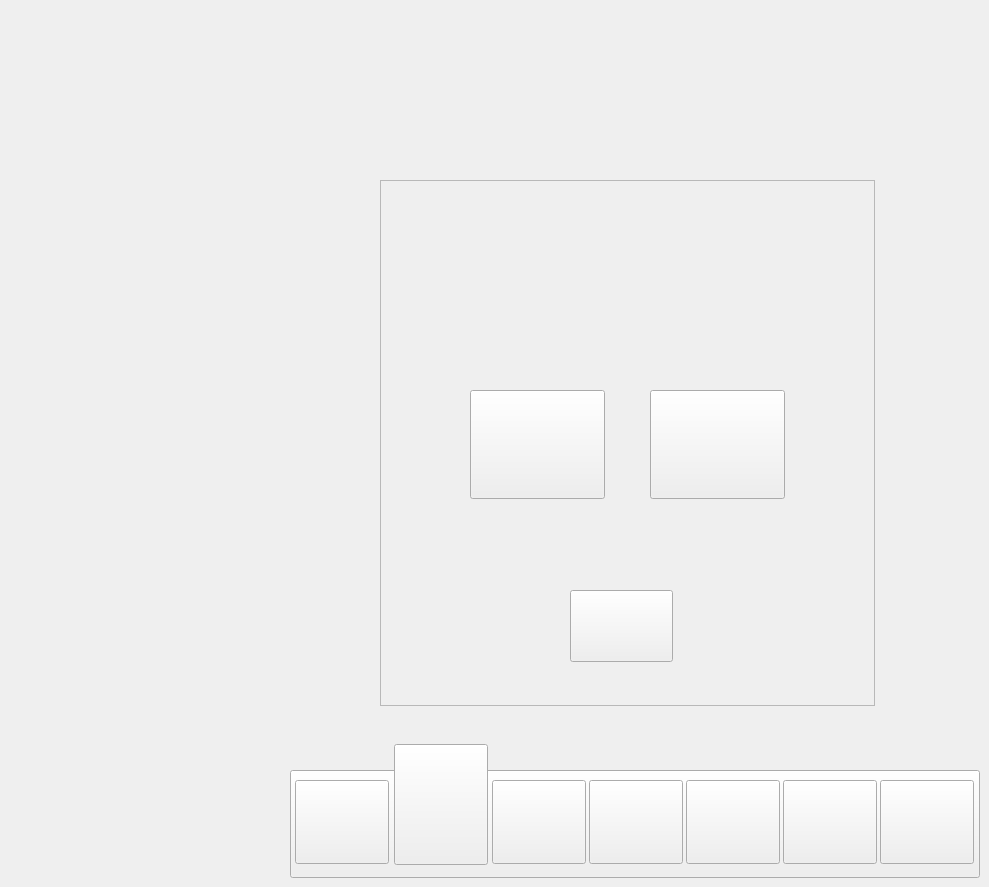
     <widget class="QWidget" name="DelaySetting02">
      <property name="styleSheet">
       <string notr="true">#DelaySetting02{

        border-image: url(:/PNG/New BG 2.jpg);
}</string>
      </property>
      <widget class="QFrame" name="frame_78">
       <property name="geometry">
        <rect>
         <x>380</x>
         <y>180</y>
         <width>495</width>
         <height>526</height>
        </rect>
       </property>
       <property name="styleSheet">
        <string notr="true">#frame_78{
border-image: url(:/PNG/Asset 21.png);
}</string>
       </property>
       <property name="frameShape">
        <enum>QFrame::Shape::StyledPanel</enum>
       </property>
       <property name="frameShadow">
        <enum>QFrame::Shadow::Raised</enum>
       </property>
       <widget class="QPushButton" name="CL_DS">
        <property name="geometry">
         <rect>
          <x>90</x>
          <y>210</y>
          <width>135</width>
          <height>109</height>
         </rect>
        </property>
        <property name="styleSheet">
         <string notr="true">#CL_DS{

        border-image: url(:/PNG/Asset 11001.png);
}</string>
        </property>
        <property name="text">
         <string/>
        </property>
       </widget>
       <widget class="QPushButton" name="FL2_DS">
        <property name="geometry">
         <rect>
          <x>270</x>
          <y>210</y>
          <width>135</width>
          <height>109</height>
         </rect>
        </property>
        <property name="styleSheet">
         <string notr="true">#FL2_DS{

        border-image: url(:/Image/bbbbb.png);

}</string>
        </property>
        <property name="text">
         <string/>
        </property>
       </widget>
       <widget class="QPushButton" name="Next_DS_2">
        <property name="geometry">
         <rect>
          <x>190</x>
          <y>410</y>
          <width>103</width>
          <height>72</height>
         </rect>
        </property>
        <property name="styleSheet">
         <string notr="true">#Next_DS_2{
border-image: url(:/PNG/Asset 20.png);
}</string>
        </property>
        <property name="text">
         <string/>
        </property>
       </widget>
      </widget>
      <widget class="QPushButton" name="M_DS02">
       <property name="geometry">
        <rect>
         <x>589</x>
         <y>780</y>
         <width>94</width>
         <height>84</height>
        </rect>
       </property>
       <property name="styleSheet">
        <string notr="true">border-image: url(:/PNG/Asset 10.png);</string>
       </property>
       <property name="text">
        <string/>
       </property>
      </widget>
      <widget class="QPushButton" name="SS_DS02">
       <property name="geometry">
        <rect>
         <x>880</x>
         <y>780</y>
         <width>94</width>
         <height>84</height>
        </rect>
       </property>
       <property name="styleSheet">
        <string notr="true">border-image: url(:/PNG/Asset 13.png);</string>
       </property>
       <property name="text">
        <string/>
       </property>
      </widget>
      <widget class="QPushButton" name="SolidBG_8">
       <property name="geometry">
        <rect>
         <x>290</x>
         <y>770</y>
         <width>690</width>
         <height>108</height>
        </rect>
       </property>
       <property name="styleSheet">
        <string notr="true">border-image: url(:/PNG/Asset 2.png);</string>
       </property>
       <property name="text">
        <string/>
       </property>
      </widget>
      <widget class="QPushButton" name="DS_DS02">
       <property name="geometry">
        <rect>
         <x>394</x>
         <y>744</y>
         <width>94</width>
         <height>121</height>
        </rect>
       </property>
       <property name="styleSheet">
        <string notr="true">border-image: url(:/PNG/efr.png);</string>
       </property>
       <property name="text">
        <string/>
       </property>
      </widget>
      <widget class="QPushButton" name="RS_DS02">
       <property name="geometry">
        <rect>
         <x>492</x>
         <y>780</y>
         <width>94</width>
         <height>84</height>
        </rect>
       </property>
       <property name="styleSheet">
        <string notr="true">border-image: url(:/PNG/Asset 9.png);</string>
       </property>
       <property name="text">
        <string/>
       </property>
      </widget>
      <widget class="QPushButton" name="NS_DS02">
       <property name="geometry">
        <rect>
         <x>686</x>
         <y>780</y>
         <width>94</width>
         <height>84</height>
        </rect>
       </property>
       <property name="styleSheet">
        <string notr="true">border-image: url(:/PNG/Asset 11.png);</string>
       </property>
       <property name="text">
        <string/>
       </property>
      </widget>
      <widget class="QPushButton" name="OS_DS02">
       <property name="geometry">
        <rect>
         <x>295</x>
         <y>780</y>
         <width>94</width>
         <height>84</height>
        </rect>
       </property>
       <property name="styleSheet">
        <string notr="true">border-image: url(:/PNG/Asset 7.png);</string>
       </property>
       <property name="text">
        <string/>
       </property>
      </widget>
      <widget class="QPushButton" name="ES_DS02">
       <property name="geometry">
        <rect>
         <x>783</x>
         <y>780</y>
         <width>94</width>
         <height>84</height>
        </rect>
       </property>
       <property name="styleSheet">
        <string notr="true">border-image: url(:/PNG/Asset 12.png);</string>
       </property>
       <property name="text">
        <string/>
       </property>
      </widget>
      <zorder>SolidBG_8</zorder>
      <zorder>frame_78</zorder>
      <zorder>M_DS02</zorder>
      <zorder>SS_DS02</zorder>
      <zorder>DS_DS02</zorder>
      <zorder>RS_DS02</zorder>
      <zorder>NS_DS02</zorder>
      <zorder>OS_DS02</zorder>
      <zorder>ES_DS02</zorder>
     </widget>
